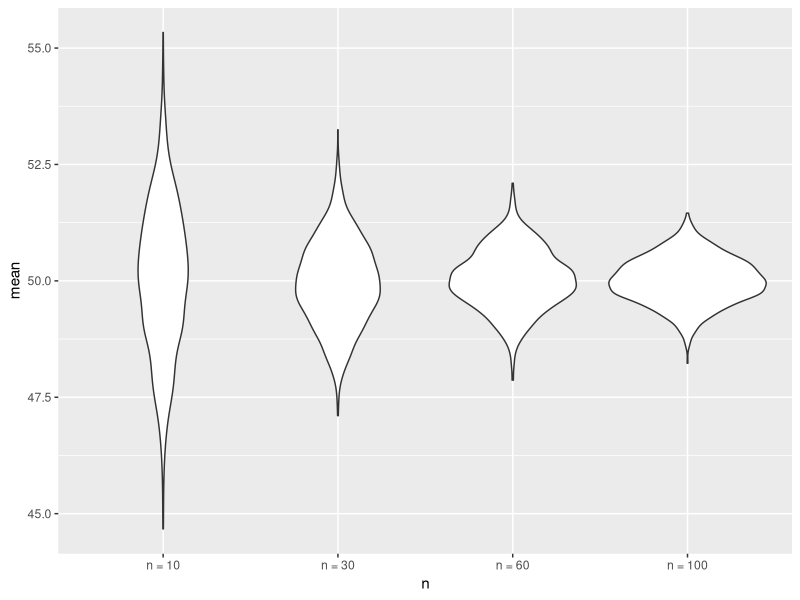
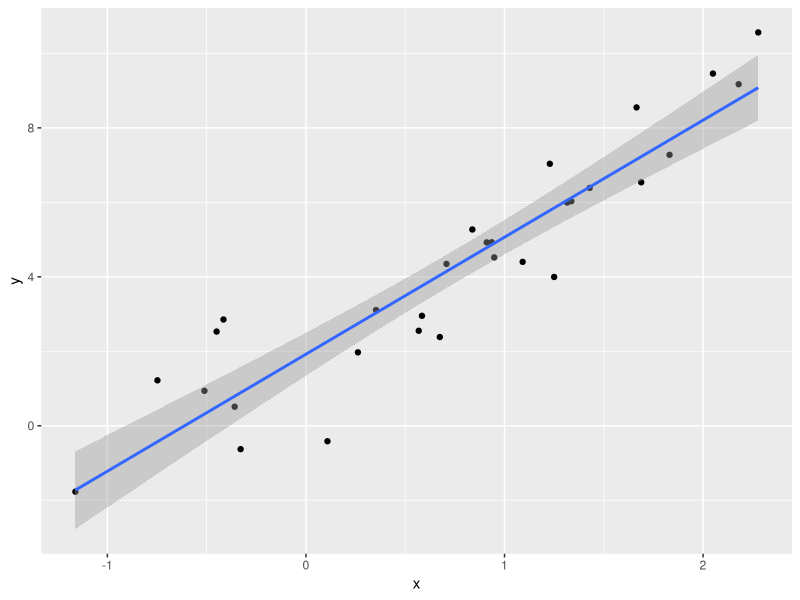
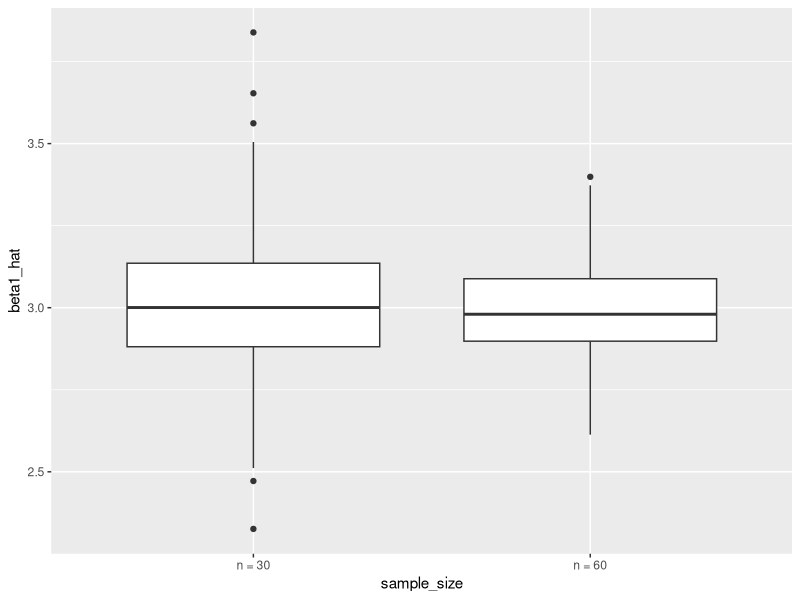
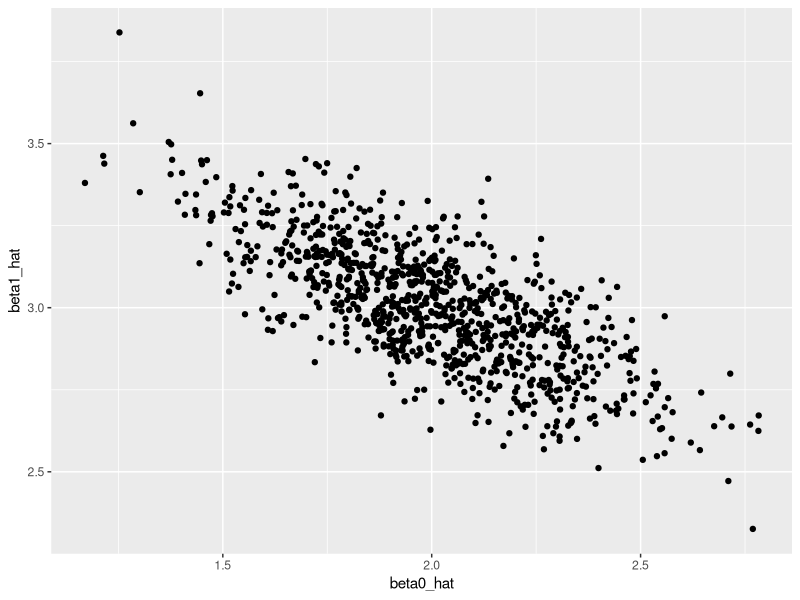
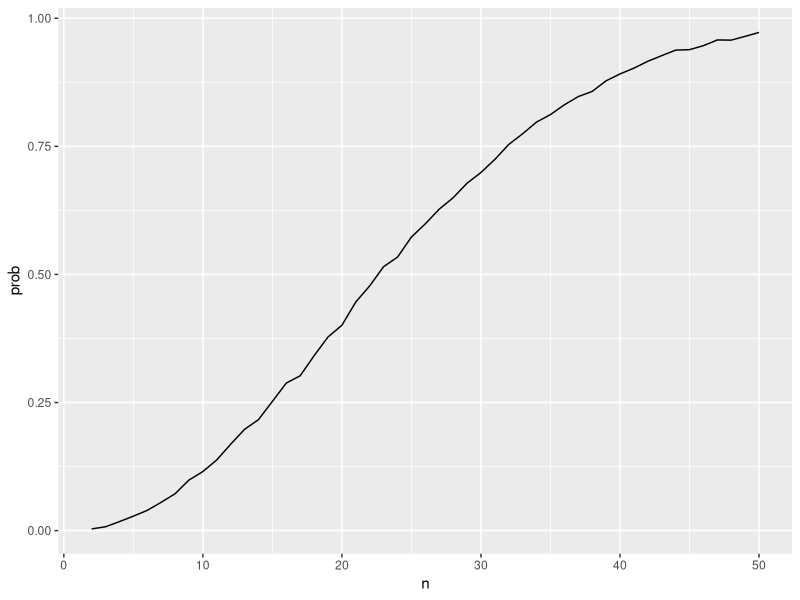

The R source for these figures, in order:
## ---- chunk 1
library(tidyverse)
set.seed(1031)
## ---- chunk 2
sim_data = 
  tibble(
    x = rnorm(30, mean = 10, sd = 5)
)

sim_data |> 
  summarize(
    mu_hat = mean(x),
    sigma_hat = sd(x)
  )
## ---- chunk 3
sim_mean_sd = function(samp_size, true_mean = 10, true_sd = 5) {
  sim_df = 
    tibble(
      x = rnorm(samp_size, true_mean, true_sd)
    )
  out_df = 
    sim_df |> 
    summarize(
      mean = mean(x),
      sd = sd(x)
    )
  
  return(out_df)
}

sim_mean_sd(samp_size = 30, true_mean = 4, true_sd = 12)
## ---- chunk 4
sim_mean_sd(30)
## ---- chunk 5
output = vector("list", 1000)

for (i in 1:1000) {
  output[[i]] = sim_mean_sd(30)
}

bind_rows(output) |> 
  summarize(
    ave_samp_mean = mean(mean),
    SE_samp_mean = sd(mean)
  )

## ---- chunk 6
sim_res = 
  tibble(
    iter = 1:1000
  ) |> 
  mutate(
    samp_res = map(iter, ~sim_mean_sd(samp_size = 30))
  ) |> 
  unnest(samp_res)
## ---- chunk 7
sim_res = 
  expand_grid(
    n = c(10, 30, 60, 100),
    iter = 1:1000
  ) |> 
  mutate(samp_res = map(n, \(x)sim_mean_sd(x, true_mean = 50)) )  |> 
  unnest(samp_res)
## ---- chunk 8
sim_res |> 
  group_by(n) |> 
  summarize(
    se = sd(mean)
  )
## ---- chunk 9
sim_res |> 
  mutate(
    n = str_c("n = ", n),
    n = fct_inorder(n)
  ) |> 
  ggplot(aes(x = n, y = mean)) +
  geom_violin()
## ---- chunk 10
sim_data = 
  tibble(
    x = rnorm(30, mean = 1, sd = 1),
    y = 2 + 3 * x + rnorm(30,0,1)
  )

lm_fit = lm(y ~ x, data = sim_data)

sim_data |> 
  ggplot(aes(x = x, y = y)) + 
  geom_point()+
  stat_smooth(method = "lm")
## ---- chunk 11
sim_regression = function(n) {
  sim_data = 
    tibble(
      x = rnorm(n, mean = 1, sd = 1),
      y = 2 + 3 * x + rnorm(n,0,1)
    )

  lm_fit = lm(y ~ x, data = sim_data)

  out_df = 
    tibble(
      beta0_hat = coef(lm_fit)[1],
      beta1_hat = coef(lm_fit)[2]
    )

  return(out_df)
}
## ---- chunk 12
sim_res = 
  expand_grid(
    sample_size = c(30,60),
    iter = 1:1000
  ) |> 
  mutate(lm_res = map(sample_size, sim_regression)) |> 
  unnest(lm_res)

sim_res |> 
  mutate(sample_size = str_c("n = ", sample_size)) |> 
  ggplot(aes(x = sample_size, y = beta1_hat)) +
  geom_boxplot()
## ---- chunk 13
sim_res |> 
  filter(sample_size == 30) |> 
  ggplot(aes(x = beta0_hat, y = beta1_hat)) +
  geom_point()
## ---- chunk 14
bday_sim = function(n) {

  bdays = sample(1:365, size = n, replace = TRUE)

  duplicate = length(unique(bdays)) < n
  
  return(duplicate)

}


bday_sim(50)
## ---- chunk 15
sim_res = 
  expand_grid(
    n = 2:50,
    iter = 1:10000
  ) |> 
  mutate(result = map_lgl(n, bday_sim)) |> 
  group_by(n) |> 
  summarize(prob = mean(result))

sim_res |> 
  ggplot(aes(x = n, y = prob))+
  geom_line()

